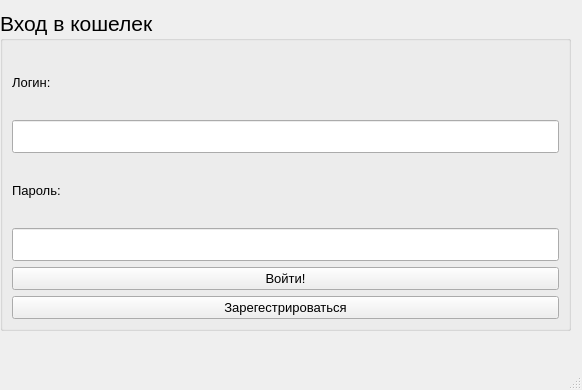
<?xml version="1.0" encoding="UTF-8"?>
<ui version="4.0">
 <class>Enter</class>
 <widget class="QMainWindow" name="Enter">
  <property name="geometry">
   <rect>
    <x>0</x>
    <y>0</y>
    <width>582</width>
    <height>390</height>
   </rect>
  </property>
  <property name="windowTitle">
   <string>Enter</string>
  </property>
  <widget class="QWidget" name="centralwidget">
   <widget class="QGroupBox" name="groupBox">
    <property name="geometry">
     <rect>
      <x>0</x>
      <y>10</y>
      <width>571</width>
      <height>321</height>
     </rect>
    </property>
    <property name="font">
     <font>
      <pointsize>16</pointsize>
     </font>
    </property>
    <property name="title">
     <string>Вход в кошелек</string>
    </property>
    <layout class="QVBoxLayout" name="verticalLayout">
     <item>
      <widget class="QLabel" name="label">
       <property name="font">
        <font>
         <pointsize>10</pointsize>
        </font>
       </property>
       <property name="text">
        <string>Логин:</string>
       </property>
      </widget>
     </item>
     <item>
      <widget class="QLineEdit" name="lineEdit"/>
     </item>
     <item>
      <widget class="QLabel" name="label_2">
       <property name="font">
        <font>
         <pointsize>10</pointsize>
        </font>
       </property>
       <property name="text">
        <string>Пароль:</string>
       </property>
      </widget>
     </item>
     <item>
      <widget class="QLineEdit" name="lineEdit_2"/>
     </item>
     <item>
      <widget class="QPushButton" name="Enter_">
       <property name="font">
        <font>
         <pointsize>10</pointsize>
        </font>
       </property>
       <property name="text">
        <string>Войти!</string>
       </property>
      </widget>
     </item>
     <item>
      <widget class="QPushButton" name="Registration">
       <property name="font">
        <font>
         <pointsize>10</pointsize>
        </font>
       </property>
       <property name="text">
        <string>Зарегестрироваться</string>
       </property>
      </widget>
     </item>
    </layout>
   </widget>
  </widget>
  <widget class="QMenuBar" name="menubar">
   <property name="geometry">
    <rect>
     <x>0</x>
     <y>0</y>
     <width>582</width>
     <height>30</height>
    </rect>
   </property>
  </widget>
  <widget class="QStatusBar" name="statusbar"/>
 </widget>
 <resources/>
 <connections/>
</ui>
